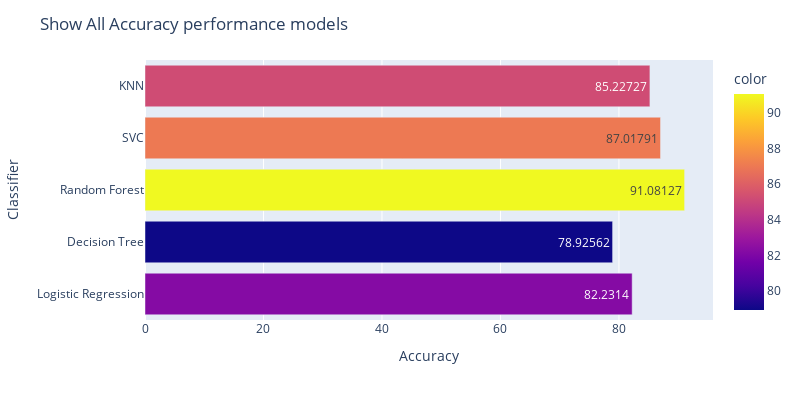

The notebook cell saved with this chart:
### Code cell
accuracy_model = {'Logistic Regression':log_acc,
                  'Decision Tree':dec_acc,
                  'Random Forest':rf_acc,
                  'SVC':svm_acc,
                  'KNN':knn_acc}

fig = px.bar(y = list(accuracy_model.keys()), x= list(accuracy_model.values()),
             color = list(accuracy_model.values()),
             width = 800, height = 400,
             color_discrete_sequence=px.colors.qualitative.G10,
             labels={'y':'Classifier', 'x':'Accuracy'}, text_auto=True)

fig.update_layout(title='Show All Accuracy performance models',showlegend=False)

### Figure 1 — Plotly figure (JSON) as saved in the notebook; plotly's stock layout.template omitted (floating-point values rounded to 4 significant figures)
{"data": [{"alignmentgroup": "True", "hovertemplate": "Accuracy=%{x}<br>Classifier=%{y}<br>color=%{marker.color}<extra></extra>", "legendgroup": "", "marker": {"color": [82.23, 78.93, 91.08, 87.02, 85.23], "coloraxis": "coloraxis", "pattern": {"shape": ""}}, "name": "", "offsetgroup": "", "orientation": "h", "showlegend": false, "textposition": "auto", "texttemplate": "%{x}", "type": "bar", "x": [82.23, 78.93, 91.08, 87.02, 85.23], "xaxis": "x", "y": ["Logistic Regression", "Decision Tree", "Random Forest", "SVC", "KNN"], "yaxis": "y"}], "layout": {"barmode": "relative", "coloraxis": {"colorbar": {"title": {"text": "color"}}, "colorscale": [[0, "#0d0887"], [0.1111, "#46039f"], [0.2222, "#7201a8"], [0.3333, "#9c179e"], [0.4444, "#bd3786"], [0.5556, "#d8576b"], [0.6667, "#ed7953"], [0.7778, "#fb9f3a"], [0.8889, "#fdca26"], [1, "#f0f921"]]}, "height": 400, "legend": {"tracegroupgap": 0}, "margin": {"t": 60}, "showlegend": false, "title": {"text": "Show All Accuracy performance models"}, "width": 800, "xaxis": {"anchor": "y", "domain": [0, 1], "title": {"text": "Accuracy"}}, "yaxis": {"anchor": "x", "domain": [0, 1], "title": {"text": "Classifier"}}}}
